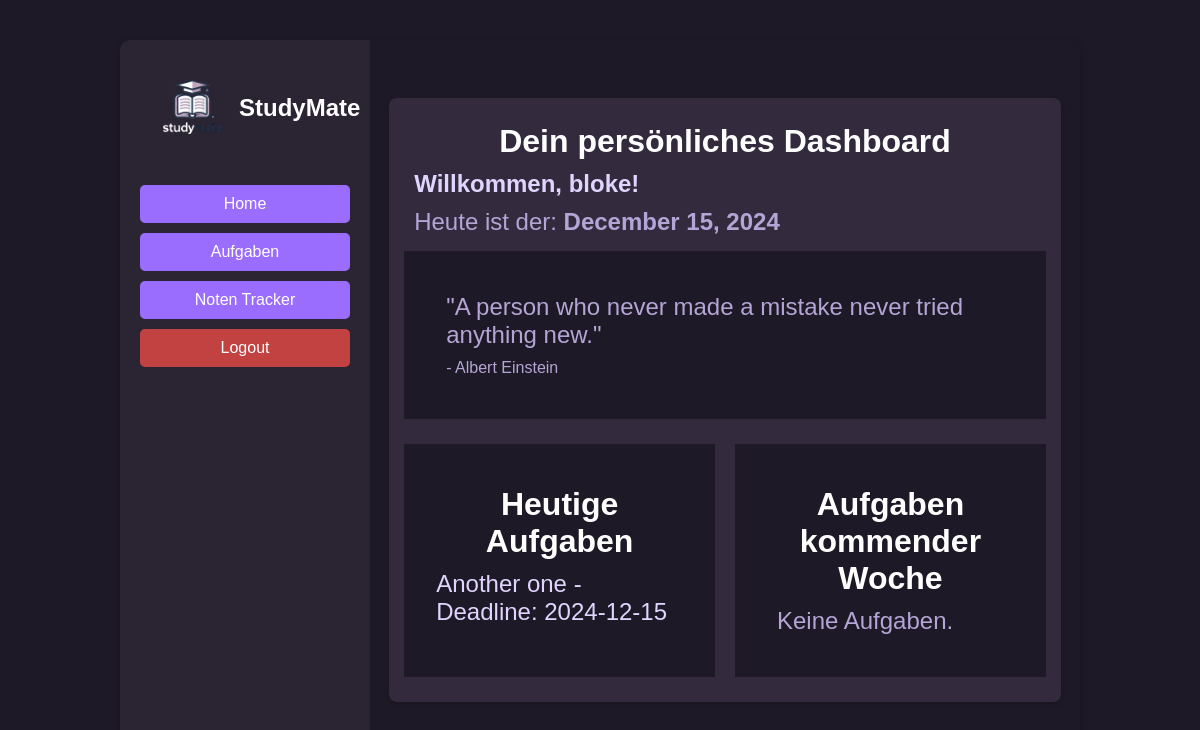
The app's page / (signed in) with its own data.
### app/models.py (models this page shows, shortened)
class User(UserMixin, db.Model):
    id = db.Column(db.Integer, primary_key=True)
    username = db.Column(db.String(150), unique=True, nullable=False)
    password = db.Column(db.String(150), nullable=False)

class ToDo(db.Model):
    id = db.Column(db.Integer, primary_key=True)
    title = db.Column(db.String(100), nullable=False)
    description = db.Column(db.Text, nullable=True)
    created_at = db.Column(db.DateTime, default=db.func.current_timestamp())
    user_id = db.Column(db.Integer, db.ForeignKey('user.id'))
    deadline = db.Column(db.DateTime, nullable=True)

### app/routes.py (the view)
@main.route("/")
@login_required
def home():
    quotes = [
        "Life is like riding a bicycle. To keep your balance, you must keep moving.",
        "Imagination is more important than knowledge.",
        "A person who never made a mistake never tried anything new.",
        "The important thing is not to stop questioning. Curiosity has its own reason for existence.",
        "Strive not to be a success, but rather to be of value."
    ]
    current_date = datetime.now().strftime("%B %d, %Y")
    quote = random.choice(quotes)
    today = datetime.now().date()
    tomorror = today + timedelta(days=1)
    next_week = tomorror + timedelta(days=7)
    today_tasks = ToDo.query.filter(
        ToDo.user_id == current_user.id,
        ToDo.deadline >= today,  # Check if the deadline is today or later
        ToDo.deadline < today + timedelta(days=1)  # Ensure it's only today's tasks
    ).all()
    upcoming_tasks = ToDo.query.filter(
        ToDo.user_id == current_user.id,
        ToDo.deadline > tomorror,
        ToDo.deadline <= next_week
    ).order_by(ToDo.deadline).all()
    return render_template("index.html", current_date=current_date, quote=quote, today_tasks=today_tasks, upcoming_tasks=upcoming_tasks)

### app/__init__.py (called while the page is built)
@login_manager.user_loader
def load_user(user_id):
    return User.query.get(int(user_id))

### app/templates/index.html (shortened to what this page needs)
{% extends 'base.html' %}
{% block content %}
    <div class="greeter">
        <h1>Dein persönliches Dashboard</h1>
        <h2>Willkommen, <strong>{{ current_user.username }}</strong>!</h2>
        <p>Heute ist der: <strong>{{ current_date }}</strong></p>
        <div class="overview">
        <div class="quote-card">
            <blockquote>
                <p>"{{ quote }}"</p>
                <footer>- Albert Einstein</footer>
            </blockquote>
        </div>
    </div>
        <div class="overview-container">
        <div class="overview">
            <h1>Heutige Aufgaben</h1>
            {% if today_tasks %}
                <ul>
                    {% for task in today_tasks %}
                        <li>{{ task.title }} - Deadline: {{ task.deadline.strftime('%Y-%m-%d') }}</li>
                    {% endfor %}
                </ul>
            {% else %}
                <p>Keine Aufgaben.</p>
            {% endif %}
        </div>
        <div class="overview">
            <h1>Aufgaben kommender Woche</h1>
            {% if upcoming_tasks %}
                <ul>
                    {% for task in upcoming_tasks %}
                        <li>{{ task.title }} - Deadline: {{ task.deadline.strftime('%Y-%m-%d') }}</li>
                    {% endfor %}
                </ul>
            {% else %}
                <p>Keine Aufgaben.</p>
            {% endif %}
        </div>
        </div>
    </div>
{% endblock %}

### app/static/style.css (style rules this page uses)
:root { --primary-purple: #9b6dff; --primary-hover: #8557f7; --dark-bg: #1e1926; --sidebar-bg: #2a2433; --card-bg: #332b3d; --text-primary: #ffffff; --text-secondary: #e0d5ff; --text-muted: #b4a5d6; --border-color: #3d3447; --alert-color: rgb(194, 65, 65); }
* { margin: 0; padding: 0; box-sizing: border-box; font-family: Arial, sans-serif; }
body { height: 100vh; display: flex; justify-content: center; align-items: center; background-color: var(--dark-bg); }
h1 { text-align: center; color: var(--text-primary); margin: 10px; }
h2 { color: var(--text-secondary); margin: 10px; }
li { font-size: 1.5em; color: var(--text-secondary); list-style: none; }
.quote-card footer { color: var(--text-muted); margin: 10px; }
.overview { background-color: var(--dark-bg); width: 100%; height: auto; padding: 2em; margin-top: 15px; margin-bottom: 10px; }
p { color: var(--text-muted); font-size: 1.5em; margin: 10px; }
.greeter { background-color: var(--card-bg); height: auto; padding: 15px; border-radius: 8px; box-shadow: 0 2px 5px rgba(0, 0, 0, 0.2); }
.greeter p { font-size: 1.5em; }
.overview-container { display: flex; justify-content: flex-start; gap: 20px; }

### records on screen
User: username "bloke"
ToDo: deadline "December 15, 2024", title "Another one", deadline "2024-12-15"
